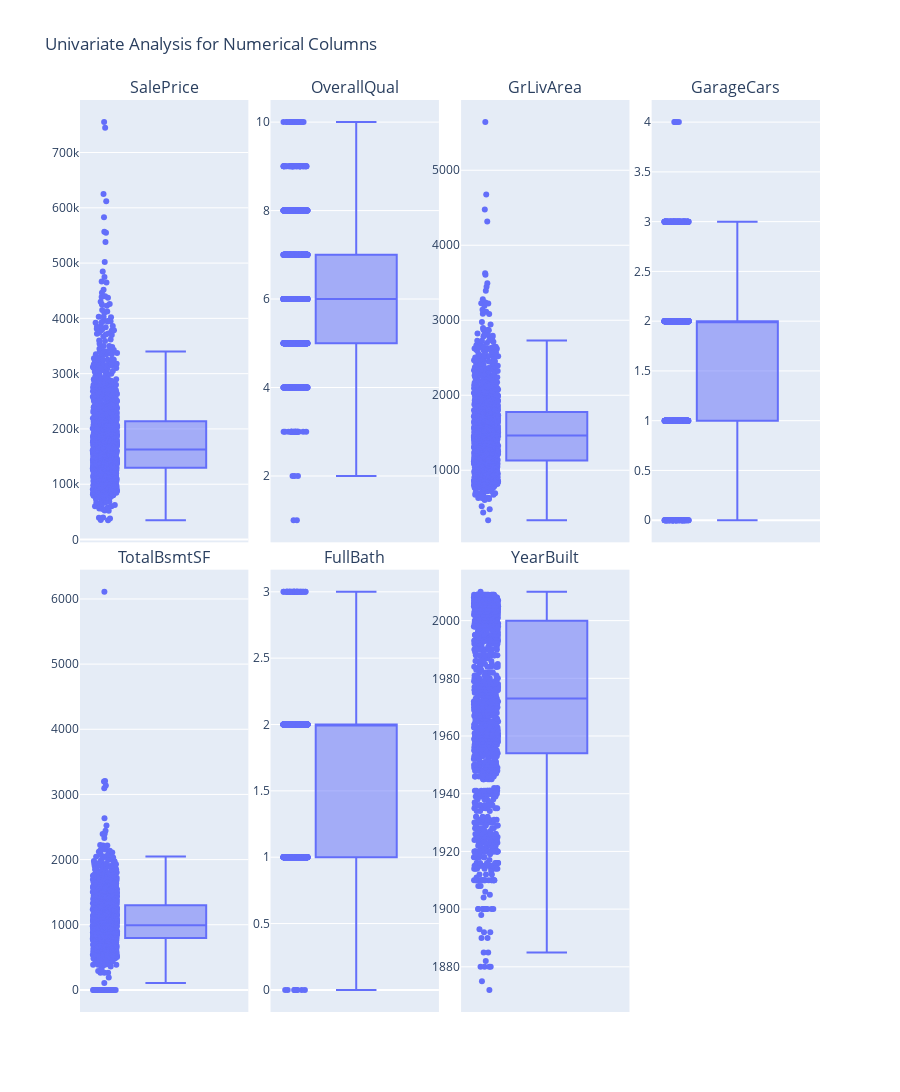

Notebook code for this chart:
### Markdown cell above
## Univariate Analysis

### Code cell
mpx.plot_univariate_numerical(data=data[cols_to_plot], num_cols=4, subplots_props={'horizontal_spacing': 0.03, 'vertical_spacing': 0.03})

### Figure 1 — Plotly figure (JSON) as saved in the notebook; plotly's stock layout.template omitted (floating-point values rounded to 4 significant figures; data arrays with more than 128 entries replaced by an {"elided": "..."} marker saying what was removed)
{"data": [{"alignmentgroup": "True", "boxpoints": "all", "hovertemplate": "SalePrice=%{y}<extra></extra>", "legendgroup": "", "marker": {"color": "#636efa"}, "name": "", "notched": false, "offsetgroup": "", "orientation": "v", "showlegend": false, "type": "box", "x0": " ", "xaxis": "x", "y": {"elided": "1460 int values"}, "y0": " ", "yaxis": "y"}, {"alignmentgroup": "True", "boxpoints": "all", "hovertemplate": "OverallQual=%{y}<extra></extra>", "legendgroup": "", "marker": {"color": "#636efa"}, "name": "", "notched": false, "offsetgroup": "", "orientation": "v", "showlegend": false, "type": "box", "x0": " ", "xaxis": "x2", "y": {"elided": "1460 int values"}, "y0": " ", "yaxis": "y2"}, {"alignmentgroup": "True", "boxpoints": "all", "hovertemplate": "GrLivArea=%{y}<extra></extra>", "legendgroup": "", "marker": {"color": "#636efa"}, "name": "", "notched": false, "offsetgroup": "", "orientation": "v", "showlegend": false, "type": "box", "x0": " ", "xaxis": "x3", "y": {"elided": "1460 int values"}, "y0": " ", "yaxis": "y3"}, {"alignmentgroup": "True", "boxpoints": "all", "hovertemplate": "GarageCars=%{y}<extra></extra>", "legendgroup": "", "marker": {"color": "#636efa"}, "name": "", "notched": false, "offsetgroup": "", "orientation": "v", "showlegend": false, "type": "box", "x0": " ", "xaxis": "x4", "y": {"elided": "1460 int values"}, "y0": " ", "yaxis": "y4"}, {"alignmentgroup": "True", "boxpoints": "all", "hovertemplate": "TotalBsmtSF=%{y}<extra></extra>", "legendgroup": "", "marker": {"color": "#636efa"}, "name": "", "notched": false, "offsetgroup": "", "orientation": "v", "showlegend": false, "type": "box", "x0": " ", "xaxis": "x5", "y": {"elided": "1460 int values"}, "y0": " ", "yaxis": "y5"}, {"alignmentgroup": "True", "boxpoints": "all", "hovertemplate": "FullBath=%{y}<extra></extra>", "legendgroup": "", "marker": {"color": "#636efa"}, "name": "", "notched": false, "offsetgroup": "", "orientation": "v", "showlegend": false, "type": "box", "x0": " ", "xaxis": "x6", "y": {"elided": "1460 int values"}, "y0": " ", "yaxis": "y6"}, {"alignmentgroup": "True", "boxpoints": "all", "hovertemplate": "YearBuilt=%{y}<extra></extra>", "legendgroup": "", "marker": {"color": "#636efa"}, "name": "", "notched": false, "offsetgroup": "", "orientation": "v", "showlegend": false, "type": "box", "x0": " ", "xaxis": "x7", "y": {"elided": "1460 int values"}, "y0": " ", "yaxis": "y7"}], "layout": {"annotations": [{"font": {"size": 16}, "showarrow": false, "text": "SalePrice", "x": 0.1138, "xanchor": "center", "xref": "paper", "y": 1, "yanchor": "bottom", "yref": "paper"}, {"font": {"size": 16}, "showarrow": false, "text": "OverallQual", "x": 0.3712, "xanchor": "center", "xref": "paper", "y": 1, "yanchor": "bottom", "yref": "paper"}, {"font": {"size": 16}, "showarrow": false, "text": "GrLivArea", "x": 0.6288, "xanchor": "center", "xref": "paper", "y": 1, "yanchor": "bottom", "yref": "paper"}, {"font": {"size": 16}, "showarrow": false, "text": "GarageCars", "x": 0.8862, "xanchor": "center", "xref": "paper", "y": 1, "yanchor": "bottom", "yref": "paper"}, {"font": {"size": 16}, "showarrow": false, "text": "TotalBsmtSF", "x": 0.1138, "xanchor": "center", "xref": "paper", "y": 0.485, "yanchor": "bottom", "yref": "paper"}, {"font": {"size": 16}, "showarrow": false, "text": "FullBath", "x": 0.3712, "xanchor": "center", "xref": "paper", "y": 0.485, "yanchor": "bottom", "yref": "paper"}, {"font": {"size": 16}, "showarrow": false, "text": "YearBuilt", "x": 0.6288, "xanchor": "center", "xref": "paper", "y": 0.485, "yanchor": "bottom", "yref": "paper"}], "height": 1200, "showlegend": false, "title": {"text": "Univariate Analysis for Numerical Columns"}, "xaxis": {"anchor": "y", "domain": [0, 0.2275]}, "xaxis2": {"anchor": "y2", "domain": [0.2575, 0.485]}, "xaxis3": {"anchor": "y3", "domain": [0.515, 0.7425]}, "xaxis4": {"anchor": "y4", "domain": [0.7725, 1]}, "xaxis5": {"anchor": "y5", "domain": [0, 0.2275]}, "xaxis6": {"anchor": "y6", "domain": [0.2575, 0.485]}, "xaxis7": {"anchor": "y7", "domain": [0.515, 0.7425]}, "xaxis8": {"anchor": "y8", "domain": [0.7725, 1]}, "yaxis": {"anchor": "x", "domain": [0.515, 1]}, "yaxis2": {"anchor": "x2", "domain": [0.515, 1]}, "yaxis3": {"anchor": "x3", "domain": [0.515, 1]}, "yaxis4": {"anchor": "x4", "domain": [0.515, 1]}, "yaxis5": {"anchor": "x5", "domain": [0, 0.485]}, "yaxis6": {"anchor": "x6", "domain": [0, 0.485]}, "yaxis7": {"anchor": "x7", "domain": [0, 0.485]}, "yaxis8": {"anchor": "x8", "domain": [0, 0.485]}}}
